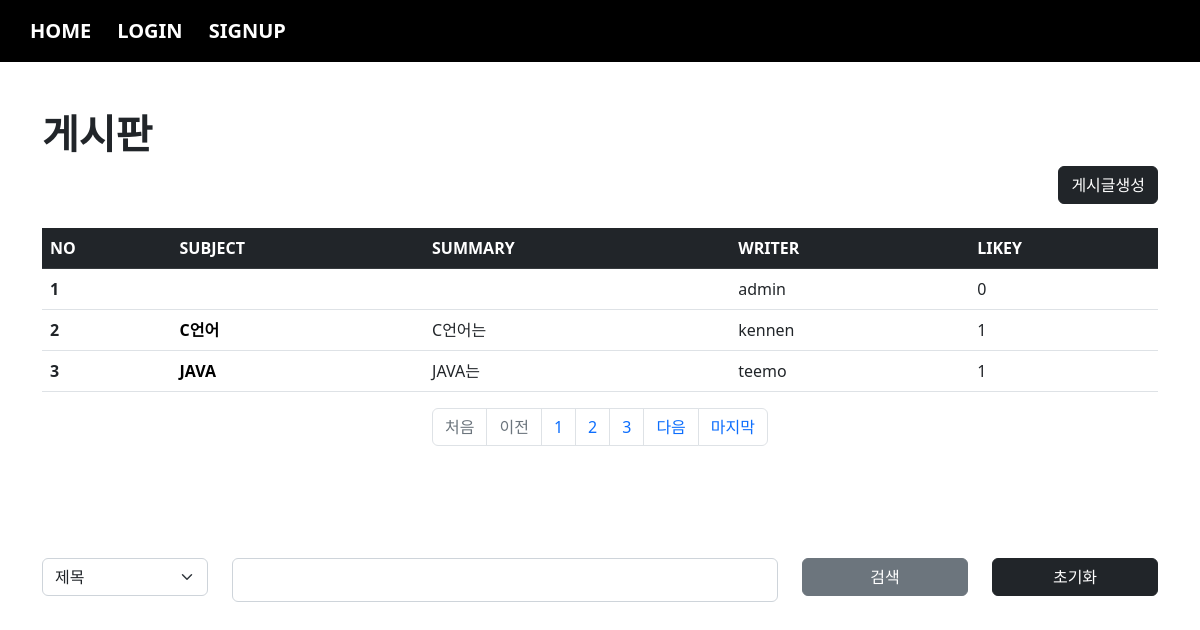
The app's page /board/index/ with its own data.
### board/models.py (models this page shows, shortened)
class Board(models.Model):
    subject = models.CharField(max_length=100)
    writer = models.ForeignKey(User, on_delete=models.CASCADE, related_name="writer")
    content = models.TextField()
    pubdate = models.DateTimeField(default=timezone.now)
    likey = models.ManyToManyField(User, blank=True, related_name="likey")

### acc/models.py (models this page shows, shortened)
class User(AbstractUser):
    pic = models.ImageField(upload_to="usr/%y/%m")
    comment = models.TextField()
    age = models.IntegerField(default=0)

### board/views.py (the view)
# urls.py: path('index/', views.index, name="index"),
def index(request):
    pg = request.GET.get("page", 1)
    cate = request.GET.get("cate", "")
    kw = request.GET.get("kw", "")
    if kw:
        if cate == "sub":
            b = Board.objects.filter(subject__startswith=kw)
        elif cate == "wri":
            try:
                from acc.models import User
                u = User.objects.get(username=kw)
                b = Board.objects.filter(writer=u)
            except:
                b = Board.objects.none()
        elif cate == "con":
            b = Board.objects.filter(content__contains=kw)
    else:
        b = Board.objects.all()
    b = b.order_by("subject")
    pag = Paginator(b, 3)
    obj = pag.get_page(pg)
    context = {
        "bset" : obj,
        "cate" : cate,
        "kw" : kw
    }
    return render(request, "board/index.html", context)

### templates/board/index.html (shortened to what this page needs)
{% extends 'base.html' %}
{% block con %}
    {% load mathfilters %}
    <h1><b>게시판</b></h1>
    <div class="text-end">
        <a href="{% url 'board:create' %}" class="btn btn-dark">게시글생성</a>
    </div>
    <table class="table table-hover mt-4">
        <thead>
            <tr class="table-dark">
                <th scope="col">NO</th>
                <th scope="col">SUBJECT</th>
                <th scope="col">SUMMARY</th>
                <th scope="col">WRITER</th>
                <th scope="col">LIKEY</th>
            </tr>
        </thead>
        <tbody>
            {% for i in bset %}
            <tr>
                <th scope="row">{{ bset.start_index|add:forloop.counter0 }}</th>
                <td><a class="sub" href="{% url 'board:detail' i.id %}">{{ i.subject }}</a></td>
                <td>{{ i.content|truncatewords:10 }}</td>
                <td>{{ i.writer }}</td>
                <td>{{ i.likey.count }}</td>
            </tr>
            {% endfor %}
        </tbody>
    </table>
    <nav aria-label="Page navigation example">
        <ul class="pagination justify-content-center">
        {% if bset.has_previous %}
            <li class="page-item"><a class="page-link" href="{% url 'board:index' %}?page=1&cate={{cate}}&w={{kw}}">처음</a></li>
            <li class="page-item"><a class="page-link" href="{% url 'board:index' %}?page={{bset.previous_page_number}}&cate={{cate}}&w={{kw}}">이전</a></li>
        {% else %}
            <li class="page-item disabled"><a class="page-link">처음</a></li>
            <li class="page-item disabled"><a class="page-link">이전</a></li>
        {% endif %}
        {% for i in bset.paginator.page_range %}
            {% if bset.number|add:3 >= i and i >= bset.number|sub:3 %}
                <li class="page-item" {% if bset.number == i %} active {% endif %}><a class="page-link" href="{% url 'board:index' %}?page={{i}}">{{i}}</a></li>
            {% endif %}
        {% endfor %}
        {% if bset.has_next %}
            <li class="page-item"><a class="page-link" href="{% url 'board:index' %}?page={{bset.next_page_number}}&cate={{cate}}&w={{kw}}">다음</a></li>
            <li class="page-item"><a class="page-link" href="{% url 'board:index' %}?page={{bset.paginator.num_pages}}&cate={{cate}}&w={{kw}}">마지막</a></li>
        {% else %}
            <li class="page-item disabled"><a class="page-link">다음</a></li>
            <li class="page-item disabled"><a class="page-link">마지막</a></li>
        {% endif %}
        </ul>
    </nav>
    <br><br>
    <form>
        <div class="row mt-5">
            <div class="col-sm-2">
                <select class="form-select" name="cate">
                    <option value="sub" {% if cate == "sub" %}select{% endif %}>제목</option>
                </select>
            </div>
            <div class="col-sm-6">
                <input type="text" name="kw" value="{{kw}}" class="form-control">
            </div>
            <div class="col-sm-2">
                <button class="btn btn-secondary" style="width:100%">검색</button>
            </div>
            <div class="col-sm-2">
                <a href="{% url 'board:index' %}"><button class="btn btn-dark" type="button" style="width:100%">초기화</button></a>
            </div>
        </div>
    </form>
{% endblock %}

### templates/board/index.html (style rules this page uses)
.sub { text-decoration: none; color:black; font-weight: bold; }

### templates/base.html (style rules this page uses)
.form-control { font-weight: bold; font-size: 20px; }

### records on screen
Board: start_index|add "1", writer "admin", likey.count "0"
Board: start_index|add "2", subject "C언어", content "C언어는", writer "kennen", likey.count "1"
Board: start_index|add "3", subject "JAVA", content "JAVA는", writer "teemo", likey.count "1"

### other values on screen
{{ i }} "1" "2" "3"
